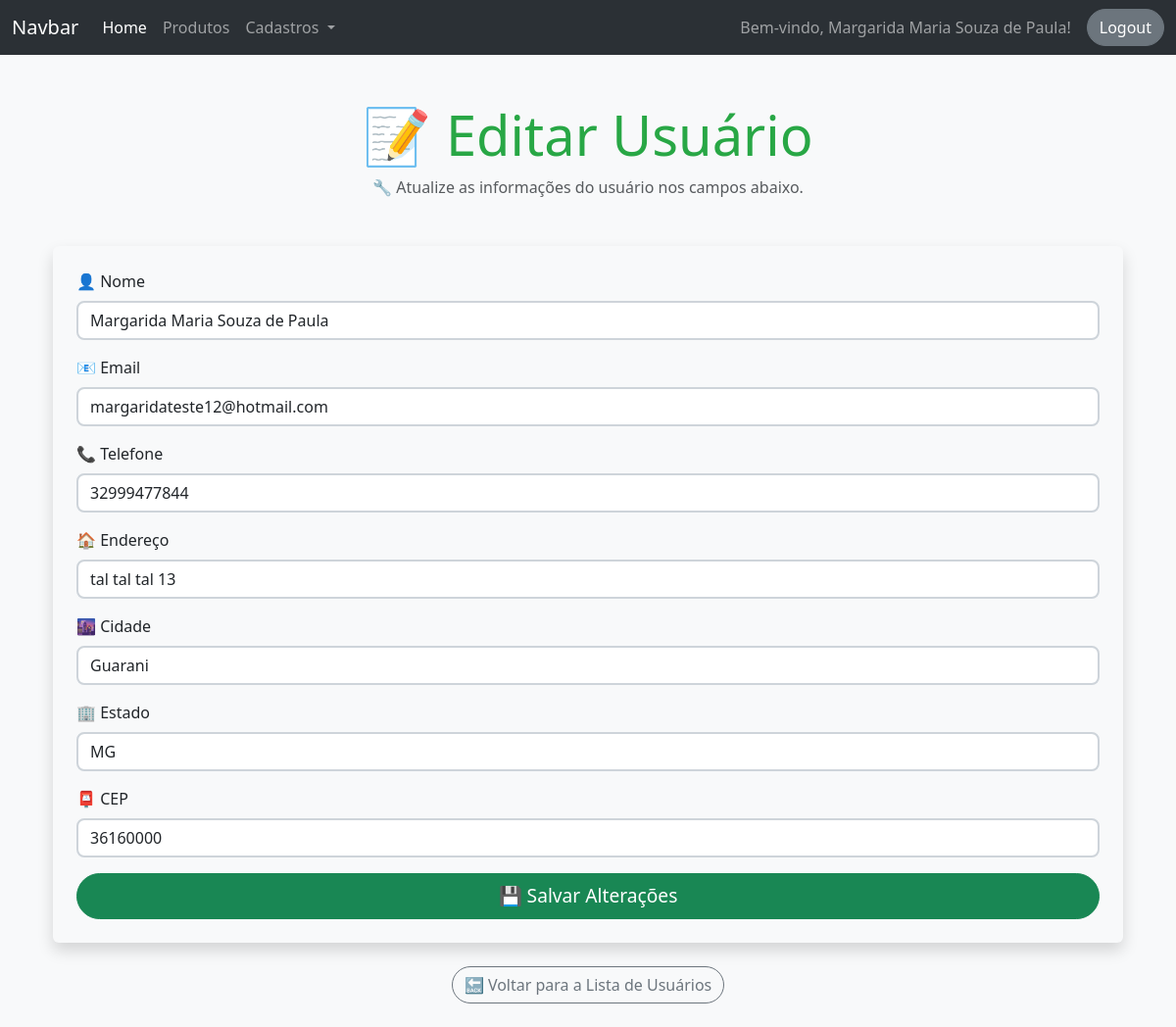
Screenshot of /alterar_cliente/1 (signed in) with the database file from the repository.
### projeto/models.py (models this page shows)
class Usuario(db.Model, UserMixin):
    id = db.Column(db.Integer, primary_key=True)
    nome = db.Column(db.String(100), nullable=False)
    email = db.Column(db.String(150), unique=True, nullable=False)
    senha = db.Column(db.String(200), nullable=False)
    papel = db.Column(db.String(50), default='cliente')

class Cliente(db.Model):
    id = db.Column(db.Integer, primary_key=True)
    nome = db.Column(db.String(100), nullable=False)
    email = db.Column(db.String(150), unique=True, default="Sem email")
    telefone = db.Column(db.String(20), nullable=False)
    endereco = db.Column(db.String(200), nullable=False)
    cidade = db.Column(db.String(100), nullable=False)
    estado = db.Column(db.String(50), nullable=False)
    cep = db.Column(db.String(20), nullable=False)

### projeto/routes.py (the view)
@app.route('/alterar_cliente/<int:id>', methods=['GET'])
@login_required
@admin_required
def alterar_cliente_id(id):
    usuario = Cliente.query.get(id)
    return render_template('usuarios/alterar_cliente_id.html', usuario=usuario)

### projeto/__init__.py (called while the page is built)
@login_manager.user_loader
def load_user(user_id):
    return Usuario.query.get(int(user_id))

### projeto/routes.py (called while the page is built)
def admin_required(f):
    @wraps(f)
    def decorated_function(*args, **kwargs):
        if not current_user.is_authenticated or current_user.papel != 'admin':
            abort(403)  # Forbidden
        return f(*args, **kwargs)
    return decorated_function

### projeto/templates/usuarios/alterar_cliente_id.html (shortened to what this page needs)
{% extends 'base.html' %}
{% block content %}
<div class="container mt-5">
    <div class="text-center mb-5">
        <h1 class="display-4 text-success">📝 Editar Usuário</h1>
        <p class="text-muted">🔧 Atualize as informações do usuário nos campos abaixo.</p>
    </div>
    <form method="POST" action="{{ url_for('atualizar_usuario', id=usuario.id) }}" class="p-4 shadow rounded bg-light">
        <div class="mb-3">
            <label for="inputNome" class="form-label">👤 Nome</label>
            <input type="text" class="form-control" id="inputNome" name="nome" value="{{ usuario.nome }}" placeholder="Ex: João da Silva" required>
        </div>
        <div class="mb-3">
            <label for="inputEmail" class="form-label">📧 Email</label>
            <input type="email" class="form-control" id="inputEmail" name="email" value="{{ usuario.email }}" placeholder="Ex: joao@email.com" required>
        </div>
        <div class="mb-3">
            <label for="inputTelefone" class="form-label">📞 Telefone</label>
            <input type="text" class="form-control" id="inputTelefone" name="telefone" value="{{ usuario.telefone }}" placeholder="Ex: (11) 91234-5678" required>
        </div>
        <div class="mb-3">
            <label for="inputEndereco" class="form-label">🏠 Endereço</label>
            <input type="text" class="form-control" id="inputEndereco" name="endereco" value="{{ usuario.endereco }}" placeholder="Ex: Rua das Flores, 123">
        </div>
        <div class="mb-3">
            <label for="inputCidade" class="form-label">🌆 Cidade</label>
            <input type="text" class="form-control" id="inputCidade" name="cidade" value="{{ usuario.cidade }}" placeholder="Ex: São Paulo">
        </div>
        <div class="mb-3">
            <label for="inputEstado" class="form-label">🏢 Estado</label>
            <input type="text" class="form-control" id="inputEstado" name="estado" value="{{ usuario.estado }}" placeholder="Ex: SP">
        </div>
        <div class="mb-3">
            <label for="inputCep" class="form-label">📮 CEP</label>
            <input type="text" class="form-control" id="inputCep" name="cep" value="{{ usuario.cep }}" placeholder="Ex: 12345-678">
        </div>
        <button type="submit" class="btn btn-success w-100 btn-lg">
            💾 Salvar Alterações
        </button>
    </form>
    <div class="text-center mt-4">
        <a href="url_for('atualizar_usuario')" class="btn btn-outline-secondary">🔙 Voltar para a Lista de Usuários</a>
    </div>
</div>
{% endblock %}

### projeto/templates/componentes/navbar.html (shortened to what this page needs)
<nav class="navbar navbar-expand-lg bg-body-tertiary" data-bs-theme="dark">
    <div class="container-fluid">
        <a class="navbar-brand" href="#">Navbar</a>
        <div class="collapse navbar-collapse" id="navbarSupportedContent">
            <ul class="navbar-nav me-auto mb-2 mb-lg-0">
                <li class="nav-item">
                    <a class="nav-link active" aria-current="page" href="{{ url_for('home') }}">Home</a>
                </li>
                <li class="nav-item">
                    <a class="nav-link" href="#">Produtos</a>
                </li>
                <li class="nav-item dropdown">
                    <a class="nav-link dropdown-toggle" href="#" role="button" data-bs-toggle="dropdown" aria-expanded="false">
                        Cadastros
                    </a>
                </li>
            </ul>
            <div class="d-flex align-items-center">
                {% if current_user.is_authenticated %}
                    <span class="navbar-text me-3">Bem-vindo, {{ current_user.nome }}!</span>
                    <a href="{{ url_for('logout') }}" class="btn btn-secondary">Logout</a>
                {% else %}
                    <a href="{{ url_for('fazer_login') }}" class="btn btn-primary">Login</a>
                {% endif %}
            </div>
        </div>
    </div>
</nav>

### projeto/templates/usuarios/alterar_cliente_id.html (style rules this page uses)
body { background-color: #f8f9fa; }
.form-control { border: 2px solid #ced4da; border-radius: 8px; }
.btn { border-radius: 30px; }
.btn-lg { font-size: 1.2rem; }
.shadow { box-shadow: 0 4px 6px rgba(0, 0, 0, 0.1); }
.text-success { color: #28a745 !important; }

### rows the page displays
Usuario: nome "Margarida Maria Souza de Paula"
Cliente: nome "Margarida Maria Souza de Paula", email "margaridateste12@hotmail.com", telefone "32999477844", endereco "tal tal tal 13", cidade "Guarani", estado "MG", cep "36160000"
